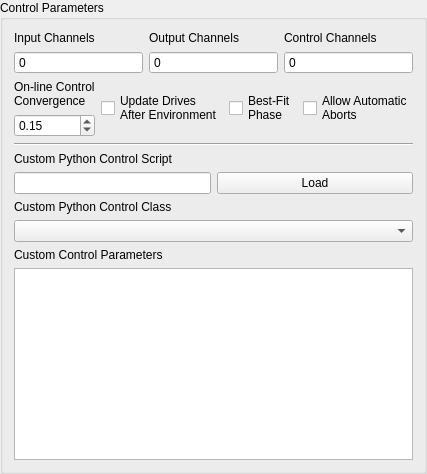
        <widget class="QGroupBox" name="control_parameters_groupbox">
         <property name="title">
          <string>Control Parameters</string>
         </property>
         <layout class="QGridLayout" name="gridLayout_10">
          <item row="0" column="2">
           <layout class="QVBoxLayout" name="control_channels_layout">
            <item>
             <widget class="QLabel" name="control_channels_label">
              <property name="text">
               <string>Control Channels</string>
              </property>
             </widget>
            </item>
            <item>
             <widget class="QSpinBox" name="control_channels_display">
              <property name="enabled">
               <bool>true</bool>
              </property>
              <property name="toolTip">
               <string>&lt;html&gt;&lt;head/&gt;&lt;body&gt;&lt;p&gt;&lt;span style=&quot; font-weight:600;&quot;&gt;Control Channels&lt;/span&gt;&lt;/p&gt;&lt;p&gt;A display showing the total number of physical channels this environment is controlling to.&lt;/p&gt;&lt;/body&gt;&lt;/html&gt;</string>
              </property>
              <property name="readOnly">
               <bool>true</bool>
              </property>
              <property name="buttonSymbols">
               <enum>QAbstractSpinBox::NoButtons</enum>
              </property>
              <property name="prefix">
               <string/>
              </property>
              <property name="maximum">
               <number>1000000</number>
              </property>
             </widget>
            </item>
           </layout>
          </item>
          <item row="5" column="0" colspan="3">
           <layout class="QVBoxLayout" name="preshape_script_vertical_layout">
            <item>
             <widget class="QLabel" name="preshape_script_label">
              <property name="text">
               <string>Custom Python Control Script</string>
              </property>
             </widget>
            </item>
            <item>
             <layout class="QHBoxLayout" name="preshape_script_horizontal_layout">
              <item>
               <widget class="QLineEdit" name="script_file_path_input">
                <property name="sizePolicy">
                 <sizepolicy hsizetype="Minimum" vsizetype="Fixed">
                  <horstretch>0</horstretch>
                  <verstretch>0</verstretch>
                 </sizepolicy>
                </property>
                <property name="toolTip">
                 <string>&lt;html&gt;&lt;head/&gt;&lt;body&gt;&lt;p&gt;&lt;span style=&quot; font-weight:600;&quot;&gt;Control Python Script&lt;/span&gt;&lt;/p&gt;&lt;p&gt;Python script used to specify the control law.&lt;/p&gt;&lt;/body&gt;&lt;/html&gt;</string>
                </property>
                <property name="readOnly">
                 <bool>true</bool>
                </property>
               </widget>
              </item>
              <item>
               <widget class="QPushButton" name="script_load_file_button">
                <property name="toolTip">
                 <string>&lt;html&gt;&lt;head/&gt;&lt;body&gt;&lt;p&gt;&lt;span style=&quot; font-weight:600;&quot;&gt;Load&lt;/span&gt;&lt;/p&gt;&lt;p&gt;Opens a file dialog to load in a Python script containing the control law.&lt;/p&gt;&lt;/body&gt;&lt;/html&gt;</string>
                </property>
                <property name="text">
                 <string>Load</string>
                </property>
               </widget>
              </item>
             </layout>
            </item>
           </layout>
          </item>
          <item row="0" column="1">
           <layout class="QVBoxLayout" name="output_channels_layout">
            <item>
             <widget class="QLabel" name="output_channels_label">
              <property name="text">
               <string>Output Channels</string>
              </property>
             </widget>
            </item>
            <item>
             <widget class="QSpinBox" name="output_channels_display">
              <property name="enabled">
               <bool>true</bool>
              </property>
              <property name="toolTip">
               <string>&lt;html&gt;&lt;head/&gt;&lt;body&gt;&lt;p&gt;&lt;span style=&quot; font-weight:600;&quot;&gt;Output Channels&lt;/span&gt;&lt;/p&gt;&lt;p&gt;A display showing the total number of physical channels this environment is outputting to excitation devices such as vibration shakers.&lt;/p&gt;&lt;/body&gt;&lt;/html&gt;</string>
              </property>
              <property name="readOnly">
               <bool>true</bool>
              </property>
              <property name="buttonSymbols">
               <enum>QAbstractSpinBox::NoButtons</enum>
              </property>
              <property name="prefix">
               <string/>
              </property>
              <property name="maximum">
               <number>1000000</number>
              </property>
             </widget>
            </item>
           </layout>
          </item>
          <item row="0" column="0">
           <layout class="QVBoxLayout" name="input_channels_layout">
            <item>
             <widget class="QLabel" name="input_channels_label">
              <property name="text">
               <string>Input Channels</string>
              </property>
             </widget>
            </item>
            <item>
             <widget class="QSpinBox" name="input_channels_display">
              <property name="enabled">
               <bool>true</bool>
              </property>
              <property name="toolTip">
               <string>&lt;html&gt;&lt;head/&gt;&lt;body&gt;&lt;p&gt;&lt;span style=&quot; font-weight:600;&quot;&gt;Input Channels&lt;/span&gt;&lt;/p&gt;&lt;p&gt;A display showing the total number of physical channels this environment is measuring, including excitation channels and control channels.&lt;/p&gt;&lt;/body&gt;&lt;/html&gt;</string>
              </property>
              <property name="readOnly">
               <bool>true</bool>
              </property>
              <property name="buttonSymbols">
               <enum>QAbstractSpinBox::NoButtons</enum>
              </property>
              <property name="prefix">
               <string/>
              </property>
              <property name="maximum">
               <number>1000000</number>
              </property>
             </widget>
            </item>
           </layout>
          </item>
          <item row="6" column="0" colspan="3">
           <layout class="QVBoxLayout" name="preshape_function_layout">
            <item>
             <widget class="QLabel" name="preshape_function_label">
              <property name="text">
               <string>Custom Python Control Class</string>
              </property>
             </widget>
            </item>
            <item>
             <layout class="QHBoxLayout" name="preshape_function_generator_layout">
              <item>
               <widget class="QComboBox" name="python_class_input">
                <property name="sizePolicy">
                 <sizepolicy hsizetype="MinimumExpanding" vsizetype="Fixed">
                  <horstretch>0</horstretch>
                  <verstretch>0</verstretch>
                 </sizepolicy>
                </property>
                <property name="toolTip">
                 <string>&lt;html&gt;&lt;head/&gt;&lt;body&gt;&lt;p&gt;&lt;span style=&quot; font-weight:600;&quot;&gt;Control Python Class&lt;/span&gt;&lt;/p&gt;&lt;p&gt;Selects the class in the Python script to use as the control law.&lt;/p&gt;&lt;/body&gt;&lt;/html&gt;</string>
                </property>
               </widget>
              </item>
             </layout>
            </item>
           </layout>
          </item>
          <item row="7" column="0" colspan="3">
           <layout class="QVBoxLayout" name="control_parameters_layout">
            <item>
             <widget class="QLabel" name="control_parameters_label">
              <property name="text">
               <string>Custom Control Parameters</string>
              </property>
             </widget>
            </item>
            <item>
             <widget class="QTextEdit" name="control_parameters_text_input">
              <property name="toolTip">
               <string>&lt;html&gt;&lt;head/&gt;&lt;body&gt;&lt;p&gt;&lt;span style=&quot; font-weight:600;&quot;&gt;Custom Control Parameters&lt;/span&gt;&lt;/p&gt;&lt;p&gt;Any additional parameters needed by the control law are entered in this text box. It is up to the control law to prescribe what is needed to be defined in this box. The data entered into this box will be passed to the control law as a string to the &amp;quot;extra_parameters&amp;quot; argument. Control laws should parse this string to extract needed information.&lt;/p&gt;&lt;/body&gt;&lt;/html&gt;</string>
              </property>
              <property name="lineWrapMode">
               <enum>QTextEdit::NoWrap</enum>
              </property>
              <property name="acceptRichText">
               <bool>false</bool>
              </property>
             </widget>
            </item>
           </layout>
          </item>
          <item row="4" column="0" colspan="3">
           <widget class="Line" name="control_separator">
            <property name="orientation">
             <enum>Qt::Horizontal</enum>
            </property>
           </widget>
          </item>
          <item row="1" column="0" colspan="3">
           <layout class="QHBoxLayout" name="horizontalLayout">
            <item>
             <layout class="QVBoxLayout" name="verticalLayout_2">
              <item>
               <widget class="QLabel" name="control_convergence_label">
                <property name="text">
                 <string>On-line Control
Convergence</string>
                </property>
               </widget>
              </item>
              <item>
               <widget class="QDoubleSpinBox" name="control_convergence_selector">
                <property name="toolTip">
                 <string>&lt;html&gt;&lt;head/&gt;&lt;body&gt;&lt;p&gt;&lt;span style=&quot; font-weight:600;&quot;&gt;On-line Control Convergence&lt;/span&gt;&lt;/p&gt;&lt;p&gt;A scale factor on the on-line closed loop control.  Smaller values will make the controller converge more slowly but may increase stability.&lt;/p&gt;&lt;/body&gt;&lt;/html&gt;</string>
                </property>
                <property name="minimum">
                 <double>0.000000000000000</double>
                </property>
                <property name="maximum">
                 <double>1.000000000000000</double>
                </property>
                <property name="singleStep">
                 <double>0.100000000000000</double>
                </property>
                <property name="value">
                 <double>0.150000000000000</double>
                </property>
               </widget>
              </item>
             </layout>
            </item>
            <item>
             <widget class="QCheckBox" name="update_drives_after_environment_selector">
              <property name="toolTip">
               <string>&lt;html&gt;&lt;head/&gt;&lt;body&gt;&lt;p&gt;&lt;span style=&quot; font-weight:600;&quot;&gt;Update Drives After Environment&lt;/span&gt;&lt;/p&gt;&lt;p&gt;If checked, the initial open-loop drive computation will be updated based on the control achieved during the previous run.&lt;/p&gt;&lt;/body&gt;&lt;/html&gt;</string>
              </property>
              <property name="layoutDirection">
               <enum>Qt::LeftToRight</enum>
              </property>
              <property name="text">
               <string>Update Drives
After Environment</string>
              </property>
             </widget>
            </item>
            <item>
             <widget class="QCheckBox" name="best_fit_phase_checkbox">
              <property name="toolTip">
               <string>&lt;html&gt;&lt;head/&gt;&lt;body&gt;&lt;p&gt;&lt;span style=&quot; font-weight:600;&quot;&gt;Best-Fit Phase&lt;/span&gt;&lt;/p&gt;&lt;p&gt;If checked, the absolute phase information will not be controlled to, but rather only the relative phase information between channels.  This can be useful if there are time synchronization issues between acquisition and output.&lt;/p&gt;&lt;/body&gt;&lt;/html&gt;</string>
              </property>
              <property name="text">
               <string>Best-Fit
Phase</string>
              </property>
             </widget>
            </item>
            <item>
             <widget class="QCheckBox" name="auto_abort_checkbox">
              <property name="toolTip">
               <string>&lt;html&gt;&lt;head/&gt;&lt;body&gt;&lt;p&gt;&lt;span style=&quot; font-weight:600;&quot;&gt;Allow Automatic Aborts&lt;/span&gt;&lt;/p&gt;&lt;p&gt;If checked, the controller will abort if any abort threshold is reached.&lt;/p&gt;&lt;/body&gt;&lt;/html&gt;</string>
              </property>
              <property name="layoutDirection">
               <enum>Qt::LeftToRight</enum>
              </property>
              <property name="text">
               <string>Allow Automatic
Aborts</string>
              </property>
             </widget>
            </item>
           </layout>
          </item>
         </layout>
        </widget>
